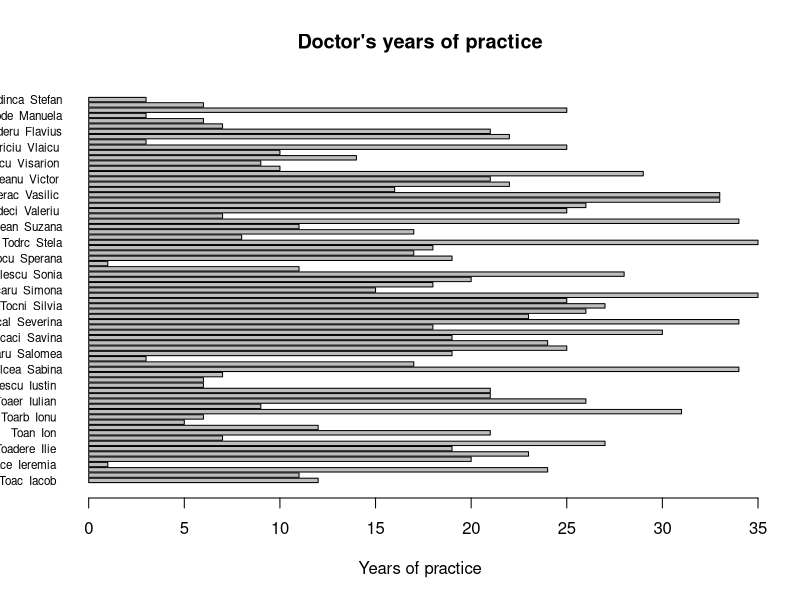

The R script that drew this image:
myData <- read.csv("database.csv",TRUE,",")

names(myData) <- c("No.","Last_Name","First_Name","Sex_M_F","Age","Domain","Years.Of.Practice","
                   Number_of_pacients","Succ_cases")

name <- iconv(myData$Last_Name, "utf-8", "ASCII", sub="")
firstName <- iconv(myData$First_Name, "utf-8", "ASCII", sub="")

barplot(myData$Years.Of.Practice,
        names.arg=paste(name,firstName),
        main="Doctor's years of practice",
        xlab="Years of practice",
        horiz=TRUE,
        las = 1,
        cex.names=0.7,
        border=1)